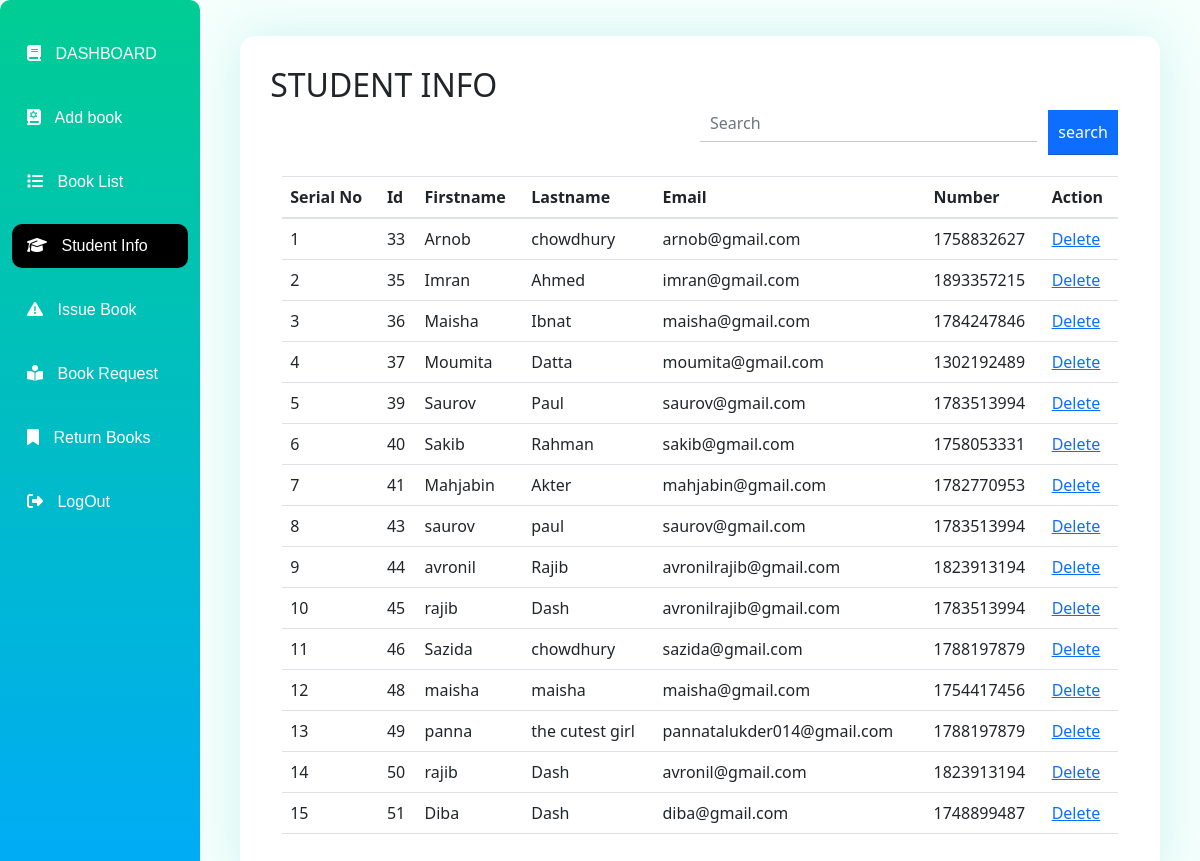
Page /Gnosis/student-info.php?sinfoAdmin=true&&26474 on the committed database.
### tables this page shows
CREATE TABLE `student_login_info` (
  `id` int(11) NOT NULL,
  `firstName` varchar(255) NOT NULL,
  `lastName` varchar(255) NOT NULL,
  `email` varchar(255) NOT NULL,
  `password` varchar(255) NOT NULL,
  `number` int(20) NOT NULL
);

### Gnosis/student-info.php (the view, shortened to what this page needs)
<!doctype html>
<html lang="en">
  <head>
    <link rel="stylesheet" href="https://cdnjs.cloudflare.com/ajax/libs/font-awesome/6.4.0/css/all.min.css">
    <link rel="stylesheet" href="https://stackpath.bootstrapcdn.com/bootstrap/4.3.1/css/bootstrap.min.css"
>
     <link href="https://cdn.jsdelivr.net/npm/bootstrap@5.2.3/dist/css/bootstrap.min.css" rel="stylesheet">
  <link rel="stylesheet" href="./css/style.css">
</head>
<body>
  <section>
    <div class="container-fluid">
      <div class="admin-section">
            <div class="row">
                <div class="col-md-2 col-xxl-2 col-lg-2 p-0">
               <?php
                require_once("side_bar.php");
               ?>
                </div>
                <div class="col-md-10 col-xxl-10 col-lg-10  p-3 d-flex justify-content-center mb-auto">
                <div class="student-info-table">
                    <div class="student">
                    <h2 class='d-inline'>STUDENT INFO</h2>
                     <form action="php_core/search_student.php" method="post">
                     <div class="input-group search-bar">
                      <input type="search" class="form-control " name="Search" placeholder="Search" aria-label="Search" aria-describedby="search-addon" required />
                      <span style='background: none;' class="input-group-text border-0" id="search-addon">
                      <input type="submit" value="search" name="s" class="btn btn-primary"  id="">
                      </span>
                    </div>
                     </form>
                    </div>
                    <div class="container mt-3">
    <table class="table table-hover">
    <thead>
    <tr>
        <th>Serial No</th>
        <th>Id</th>
        <th>Firstname</th>
        <th>Lastname</th>
        <th>Email</th>
        <th>Number</th>
        <th>Action</th>
    </tr>
    </thead>
    <tbody>
<?php
   $connect=mysqli_connect('localhost','root','','library');
   $count=0;
   $query="SELECT * FROM `student_login_info`";
    $data_sharing=mysqli_query($connect,$query);
    while($row=mysqli_fetch_assoc($data_sharing))
    {
        $id=$row['id'];
        $first=$row['firstName'];
        $last_name=$row['lastName'];
        $email=$row['email'];
        $number=$row['number'];
        $count++;
        ?>
                        <tr>
                        <td><?php echo $count?></td>
                            <td><?php echo $id?></td>
                            <td><?php echo $first?></td>
                            <td><?php echo $last_name?></td>
                            <td><?php echo $email?></td>
                            <td><?php echo $number?></td>
                            <td><a href="php_core/student_delete_core.php?del=<?php echo $id ?>"> Delete</a></td>
                        </tr>
 <?php
    }
    ?>
      </tbody>
                    </table>
                    </div>
                </div>
            </div>
        </div>
</div>
</div>
  </body>
</html>

### Gnosis/side_bar.php
<div class="admin side-menu-bar">
      <div class="manu">
            <ul class='side-menu-bar-ul'>
            <li class='<?php echo ($_REQUEST['adDashboard']==true && isset($_REQUEST['adDashboard']))?  "actives":""; ?>' ><a class="dashboard " href="adminDashboard.php?adDashboard=true&&26474"><span ><i class="fa-solid fa-book"></i> DASHBOARD</span></a>
            <li class='<?php echo ($_REQUEST['newBook']==true && isset($_REQUEST['newBook']))?  "actives":""; ?>' ><a href="add-new-book.php?newBook=true&&26474"><i class="fa-sharp fa-solid fa-book-tanakh"></i>  Add book</a></li>
                <li class='<?php echo ($_REQUEST['bookList']==true && isset($_REQUEST['bookList']))?  "actives":""; ?>' ><a href="book-list.php?bookList=true&&26474"><i class="fa-solid fa-list"></i>  Book List</a></li>
                <li class='<?php echo ($_REQUEST['sinfoAdmin']==true && isset($_REQUEST['sinfoAdmin']))?  "actives":""; ?>' ><a href="student-info.php?sinfoAdmin=true&&26474"><i class="fa-solid fa-graduation-cap icon-dada"></i>  Student Info</a></li>
                <li class='<?php echo ($_REQUEST['issuesAdmin']==true && isset($_REQUEST['issuesAdmin']))?  "actives":""; ?>' ><a href="issue-book.php?issuesAdmin=true&&26474"><i class="fa-solid fa-triangle-exclamation"></i>  Issue Book</a></li>
                <li class='<?php echo ($_REQUEST['bookRequest']==true && isset($_REQUEST['bookRequest']))?  "actives":""; ?>' ><a href="book-request.php?bookRequest=true&&26474p"><i class="fa-solid fa-book-open-reader"></i> Book Request</a></li>
                <li class='<?php echo ($_REQUEST['returnBook']==true && isset($_REQUEST['returnBook']))?  "actives":""; ?>' ><a href="return-books.php?returnBook=true&&26474"><i class="fa-solid fa-bookmark"></i>  Return Books</a></li>
                <li class=""><a href="home.php?"><i class="fa-solid fa-right-from-bracket"></i>  LogOut</a></li>
            </ul>
          </div>
    </div>

### Gnosis/css/style.css (style rules this page uses)
* { margin: 0; padding: 0; }
body { min-height: 100%; background-color: #f5fffc; }
.admin { padding: 12px; background: linear-gradient(0deg, #00abf9 0%, #00cd93 100%); color: white; height: 700px; border-radius: 10px; min-height: 100%; }
.admin .manu ul { list-style-type: none; margin: auto; }
.admin .manu ul li { margin-top: 20px; }
.admin .manu ul li a i { margin-right: 10px; margin-left: 5px; }
.admin .manu ul li a { text-decoration: none; color: white; padding: 10px; display: block; font-family: arial; transform: 0.5s; transition: 0.2s; }
.admin .dashboard { display: block; text-decoration: none; margin-top: 0px; font-family: sans-serif; color: white; padding: 10px; }
.admin .manu ul { padding: 0px; }
.admin .manu ul .actives { background: black; border-radius: 10px; }
.student-info-table { background: white; padding: 30px; border-radius: 15px; width: 95%; overflow-x: auto; box-shadow: 0px 0px 50px #3bc6c733; margin-top: 20px; }
.student-info-table .student { margin-bottom: 30px; }
.student-info-table .search-bar { display: inline-flex; width: 50%; justify-content: center; margin: auto; margin-left: 44px; float: right; }
.student-info-table .search-bar input { border-bottom: 1px solid #33333345 !important; outline: none; border: none; border-radius: unset !important; padding: 10px; margin-bottom: 15px; }

### rows in the picture
student_login_info: id "33", firstName "Arnob", lastName "chowdhury", email "arnob@gmail.com", number "1758832627"
student_login_info: id "35", firstName "Imran", lastName "Ahmed", email "imran@gmail.com", number "1893357215"
student_login_info: id "36", firstName "Maisha", lastName "Ibnat", email "maisha@gmail.com", number "1784247846"
student_login_info: id "37", firstName "Moumita", lastName "Datta", email "moumita@gmail.com", number "1302192489"
student_login_info: id "39", firstName "Saurov", lastName "Paul", email "saurov@gmail.com", number "1783513994"
student_login_info: id "40", firstName "Sakib", lastName "Rahman", email "sakib@gmail.com", number "1758053331"
student_login_info: id "41", firstName "Mahjabin", lastName "Akter", email "mahjabin@gmail.com", number "1782770953"
student_login_info: id "43", firstName "saurov", lastName "paul", email "saurov@gmail.com", number "1783513994"
student_login_info: id "44", firstName "avronil", lastName "Rajib", email "avronilrajib@gmail.com", number "1823913194"
student_login_info: id "45", firstName "rajib", lastName "Dash", email "avronilrajib@gmail.com", number "1783513994"
student_login_info: id "46", firstName "Sazida", lastName "chowdhury", email "sazida@gmail.com", number "1788197879"
student_login_info: id "48", firstName "maisha", lastName "maisha", email "maisha@gmail.com", number "1754417456"
student_login_info: id "49", firstName "panna", lastName "the cutest girl", email "pannatalukder014@gmail.com", number "1788197879"
student_login_info: id "50", firstName "rajib", lastName "Dash", email "avronil@gmail.com", number "1823913194"
student_login_info: id "51", firstName "Diba", lastName "Dash", email "diba@gmail.com", number "1748899487"
